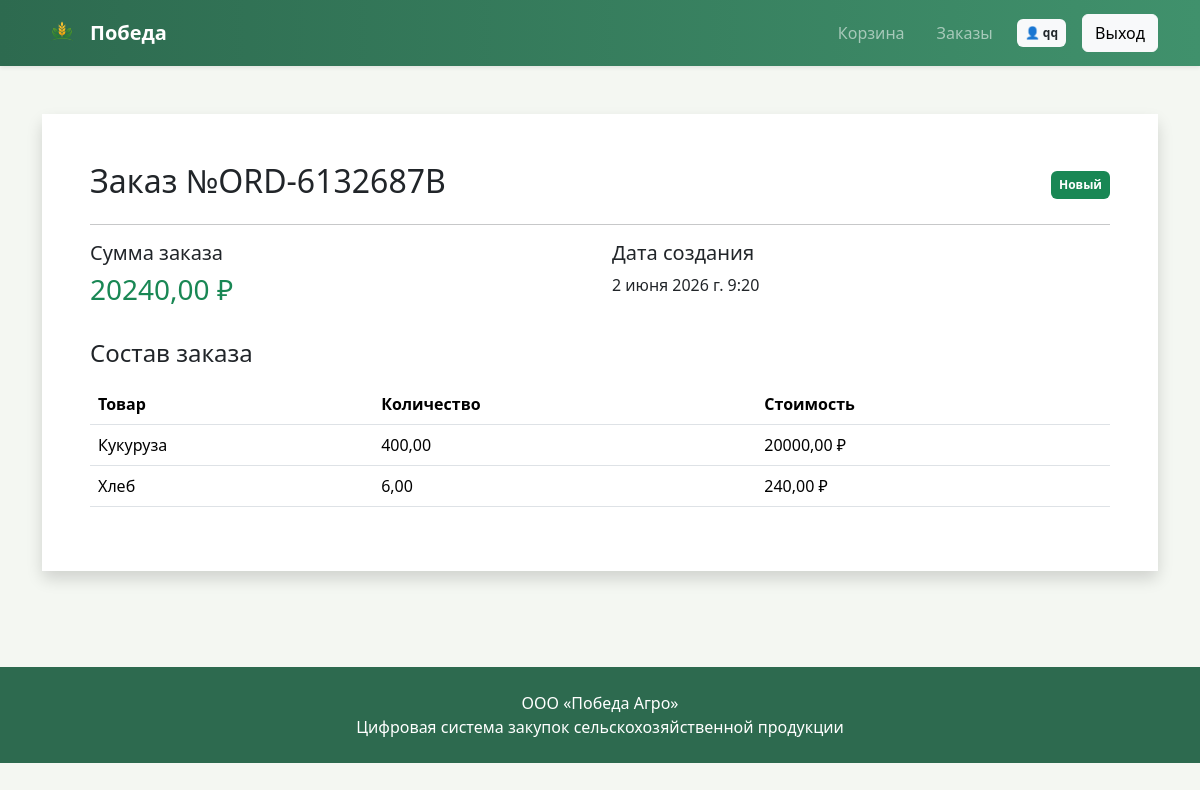
Page /orders/detail/12/ (signed in) on the committed database.
### orders/models.py (models this page shows, shortened)
class Order(models.Model):
    STATUS_CHOICES = (
        ('new', 'Новый'),
        ('confirmed', 'Подтвержден'),
        ('in_progress', 'В производстве'),
        ('ready', 'Готов'),
        ('completed', 'Выполнен'),
        ('cancelled', 'Отменён'),
    )
    buyer = models.ForeignKey(
        User,
        on_delete=models.CASCADE
    )
    order_number = models.CharField(
        max_length=50,
        unique=True
    )
    status = models.CharField(
        max_length=20,
        choices=STATUS_CHOICES,
        default='new'
    )
    total_amount = models.DecimalField(
        max_digits=12,
        decimal_places=2,
        default=0
    )
    comment = models.TextField(
        blank=True
    )
    created_at = models.DateTimeField(
        auto_now_add=True
    )
    updated_at = models.DateTimeField(
        auto_now=True
    )

class OrderItem(models.Model):
    order = models.ForeignKey(
        Order,
        on_delete=models.CASCADE,
        related_name='items'
    )
    product = models.ForeignKey(
        Product,
        on_delete=models.CASCADE
    )
    quantity = models.DecimalField(
        max_digits=10,
        decimal_places=2
    )
    unit_price = models.DecimalField(
        max_digits=10,
        decimal_places=2
    )
    total_price = models.DecimalField(
        max_digits=12,
        decimal_places=2
    )

### catalog/models.py (models this page shows, shortened)
class Product(models.Model):
    category = models.ForeignKey(
        Category,
        on_delete=models.CASCADE
    )
    name = models.CharField(
        max_length=200
    )
    description = models.TextField(
        blank=True,
        null=True
    )
    unit = models.CharField(
        max_length=20,
        default='кг'
    )
    price_per_unit = models.DecimalField(
        max_digits=10,
        decimal_places=2
    )
    stock = models.DecimalField(
        max_digits=12,
        decimal_places=2,
        default=0
    )
    min_order_quantity = models.DecimalField(
        max_digits=10,
        decimal_places=2,
        default=1
    )
    available = models.BooleanField(
        default=True
    )
    created_at = models.DateTimeField(
        auto_now_add=True
    )
    updated_at = models.DateTimeField(
        auto_now=True
    )
    image = models.ImageField(
        upload_to='products/',
        blank=True,
        null=True
    )

### orders/views.py (the view)
@login_required
def order_detail(
        request,
        order_id
):
    order = get_object_or_404(
        Order,
        id=order_id
    )
    return render(
        request,
        'orders/order_detail.html',
        {
            'order': order
        }
    )

### templates/orders/order_detail.html
{% extends 'base.html' %}
{% block content %}
<div class="card border-0 shadow">
    <div class="card-body p-5">
        <div class="d-flex justify-content-between align-items-center">
            <h2>
                Заказ №{{ order.order_number }}
            </h2>
            <span class="badge bg-success p-2">
                {{ order.get_status_display }}
            </span>
        </div>
        <hr>
        <div class="row mb-4">
            <div class="col-md-6">
                <h5>
                    Сумма заказа
                </h5>
                <h3 class="text-success">
                    {{ order.total_amount }} ₽
                </h3>
            </div>
            <div class="col-md-6">
                <h5>
                    Дата создания
                </h5>
                <p>
                    {{ order.created_at }}
                </p>
            </div>
        </div>
        <h4 class="mb-3">
            Состав заказа
        </h4>
        <div class="table-responsive">
            <table class="table table-hover">
                <thead>
                <tr>
                    <th>Товар</th>
                    <th>Количество</th>
                    <th>Стоимость</th>
                </tr>
                </thead>
                <tbody>
                {% for item in order.items.all %}
                <tr>
                    <td>
                        {{ item.product.name }}
                    </td>
                    <td>
                        {{ item.quantity }}
                    </td>
                    <td>
                        {{ item.total_price }} ₽
                    </td>
                </tr>
                {% endfor %}
                </tbody>
            </table>
        </div>
    </div>
</div>
{% endblock %}

### templates/base.html (shortened to what this page needs)
<!DOCTYPE html>
<html lang="ru">
<head>
    {% load static %}
    <link rel="stylesheet"
      href="{% static 'css/style.css' %}">
    <link href="https://cdn.jsdelivr.net/npm/bootstrap@5.3.3/dist/css/bootstrap.min.css"
          rel="stylesheet">
</head>
<body style="
background:#f4f7f2;
min-height:100vh;
">
<nav class="navbar navbar-expand-lg navbar-dark shadow-sm"
     style="background:linear-gradient(90deg,#2d6a4f,#40916c);">
    <div class="container">
        <a class="navbar-brand fw-bold d-flex align-items-center"
           href="/">
            <img src="{% static 'images/logo.png' %}"
                 height="40"
                 class="me-2">
            Победа
        </a>
        <div class="ms-auto">
            <ul class="navbar-nav align-items-center">
                {% if user.is_authenticated %}
                <li class="nav-item me-3">
                    <a class="nav-link"
                       href="{% url 'cart' %}">
                        Корзина
                    </a>
                </li>
                <li class="nav-item me-3">
                    <a class="nav-link"
                       href="{% url 'my_orders' %}">
                        Заказы
                    </a>
                </li>
                <li class="nav-item me-3">
                    <a
                            href="{% url 'profile' %}"
                            class="badge bg-light text-dark p-2 text-decoration-none">
                            👤 {{ user.username }}
                    </a>
                </li>
                <li class="nav-item">
                    <form method="post"
                          action="{% url 'logout' %}">
                        <button
                                class="btn btn-light">
                            Выход
                        </button>
                    </form>
                </li>
                {% endif %}
            </ul>
        </div>
    </div>
</nav>
<div class="container py-5">
    {% block content %}
    {% endblock %}
</div>
<footer
        class="mt-5 py-4 text-center text-white"
        style="
        background:#2d6a4f;
        ">
    <div class="container">
        ООО «Победа Агро»
        <br>
        Цифровая система закупок
        сельскохозяйственной продукции
    </div>
</footer>
</body>
</html>

### static/css/style.css (style rules this page uses)
.card { border-radius:20px; }
.btn { border-radius:12px; }
.navbar { backdrop-filter:blur(10px); }
.badge { border-radius:12px; }
.card { transition:0.3s; }
.table { vertical-align:middle; }
.card-body { background:white; }
h1,h2,h3,h4,h5 { color:#1b4332; }

### rows in the picture
Order: order_number "ORD-6132687B", status "Новый", total_amount "20240,00", created_at "2 июня 2026 г. 9:20"
OrderItem: product.name "Кукуруза", quantity "400,00", total_price "20000,00"
OrderItem: product.name "Хлеб", quantity "6,00", total_price "240,00"

### other values in the picture
{{ user.username }} "qq"
